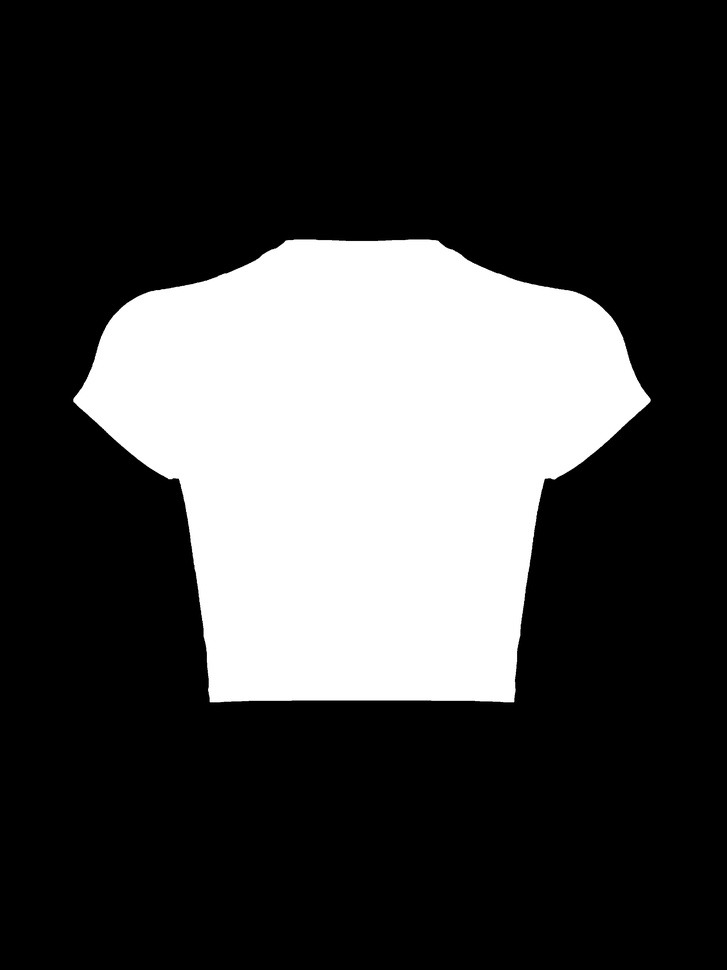
#> input picture VDR/inputset/test/cloth-mask/cloth.jpg, 727 x 970 px, shrunk from 2400 x 3200 before the run
$ python input.py
#> lines starting #> are read from the running program, lines starting #| are printed output that depends on the picture
import os
import shutil
import subprocess
import cv2
import numpy as np
import glob
from PIL import Image
import sys
import tensorflow.compat.v1 as tf
tf.disable_v2_behavior()
#> (this line was passed over: tensorflow is not available in this run)
#> the answer given: inputset/test/cloth-mask/cloth.jpg
#> the answer given: inputset/test/image-parse/cihp_parsing_maps/person_mask_cleaned.png


# === PATH SETUP ===
VITON_TEST_DIR = r"D:/computervision/virtual dressing room/VDR/inputset/test"
OPENPOSE_DIR = r"D:/computervision/virtual dressing room/VDR/openpose"
PGN_DIR = r"D:/computervision/virtual dressing room/VDR/CIHP_PGN"
PGN_CHECKPOINT = r"D:/computervision/virtual dressing room/VDR/checkpoints/CIHP_pgn"

sys.path.append(PGN_DIR)

# === STEPS ===
def make_dirs():
    for sub in ["cloth", "cloth-mask", "image", "image-parse", "openpose-img", "openpose-json"]:
        os.makedirs(os.path.join(VITON_TEST_DIR, sub), exist_ok=True)

def save_images(person_path, cloth_path):
#> called with person_path = 'inputset/test/cloth-mask/cloth.jpg'
    person_img = Image.open(person_path).convert("RGB")
    person_img.save(os.path.join(VITON_TEST_DIR, "image", "person.jpg"), "JPEG")

    cloth_img = Image.open(cloth_path).convert("RGB")
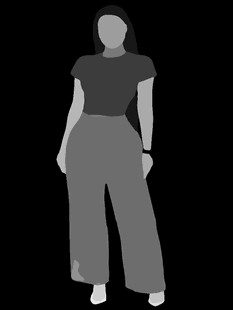
#> input picture VDR/inputset/test/image-parse/cihp_parsing_maps/person_mask_cleaned.png, 233 x 310 px, shrunk from 768 x 1024 before the run
    cloth_save_path = os.path.join(VITON_TEST_DIR, "cloth", "cloth.jpg")
    cloth_img.save(cloth_save_path, "JPEG")

    return "person.jpg", "cloth.jpg"


def generate_cloth_mask(cloth_path, save_path):
    print("🧥 Generating cloth mask...")
    cloth_img = cv2.imread(cloth_path)
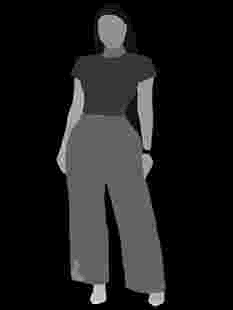
#> cloth_img: shape (310, 233, 3); min 0, max 23, mean 2.6; drawn with min black and max white
    gray = cv2.cvtColor(cv2.cvtColor(cloth_img, cv2.COLOR_BGR2RGB), cv2.COLOR_RGB2GRAY)
    _, mask = cv2.threshold(gray, 230, 255, cv2.THRESH_BINARY_INV)
#> mask: shape (310, 233); every value is 255
    kernel = np.ones((5, 5), np.uint8)
    mask = cv2.morphologyEx(mask, cv2.MORPH_OPEN, kernel)
    mask = cv2.morphologyEx(mask, cv2.MORPH_CLOSE, kernel)

    # Save as JPG
    cv2.imwrite(save_path.replace(".png", ".jpg"), mask)


def run_openpose():
    print("🧍 Running OpenPose...")
    openpose_bin = os.path.join(OPENPOSE_DIR, "bin", "OpenPoseDemo.exe")
    cmd = [
        openpose_bin,
        "--image_dir", os.path.join(VITON_TEST_DIR, "image"),
        "--write_json", os.path.join(VITON_TEST_DIR, "openpose-json"),
        "--write_images", os.path.join(VITON_TEST_DIR, "openpose-img"),
        "--model_pose", "COCO",
        "--model_folder", os.path.join(OPENPOSE_DIR, "models"),
        "--display", "0",
        "--render_pose", "1",
        "--disable_blending"
    ]
    subprocess.run(cmd, check=True)
#> (this line was passed over: subprocess is not available in this run)

    # Rename keypoints JSON
    for file in os.listdir(os.path.join(VITON_TEST_DIR, "openpose-json")):
        if file.endswith(".json") and "person" in file:
            os.rename(
                os.path.join(VITON_TEST_DIR, "openpose-json", file),
                os.path.join(VITON_TEST_DIR, "openpose-json", "person_keypoints.json")
            )
            break

def generate_real_parse():
    print("🧠 Running PGN parsing (inf_pgn.py)...")

    subprocess.run([
        "python",
        os.path.join(PGN_DIR, "inf_pgn.py"),
        "-i", os.path.join(VITON_TEST_DIR, "image"),
        "-o", os.path.join(VITON_TEST_DIR, "image-parse")
    ], check=True)
#> (this line was passed over: subprocess is not available in this run)

    # Find cleaned mask from cihp_parsing_maps
    cleaned_mask_path = os.path.join(VITON_TEST_DIR, "image-parse", "cihp_parsing_maps", "person_mask_cleaned.png")

    if not os.path.exists(cleaned_mask_path):
        # Try to find any *_mask_cleaned.png if exact name not found
        for file in os.listdir(os.path.join(VITON_TEST_DIR, "image-parse", "cihp_parsing_maps")):
            if file.endswith("_mask_cleaned.png"):
                cleaned_mask_path = os.path.join(VITON_TEST_DIR, "image-parse", "cihp_parsing_maps", file)
                break

    # Final destination
    final_parse_path = os.path.join(VITON_TEST_DIR, "image-parse", "person.png")

    if os.path.exists(cleaned_mask_path):
        # Convert PNG to JPG and save as person.jpg
        mask_img = Image.open(cleaned_mask_path)
#> mask_img is the input picture: PIL image 233x310 L; min 0, max 21, mean 2.6
        mask_img.save(final_parse_path, "JPEG")
        print(f"✅ Saved parsed mask as {final_parse_path}")
    else:
        raise FileNotFoundError("❌ Cleaned parsing mask not found.")


    # Rename parse result if double dots or wrong name
    for file in glob.glob(os.path.join(VITON_TEST_DIR, "image-parse", "*.png")):
        if "person" in file and "person.png" not in file:
            os.rename(file, os.path.join(VITON_TEST_DIR, "image-parse", "person.png"))


def write_test_pair(person_name, cloth_name):
    print("✏️ Writing test_pairs.txt...")
    pair_path = os.path.join(VITON_TEST_DIR, "..", "test_pairs.txt")
    with open(pair_path, "w") as f:
        f.write(f"{person_name} {cloth_name}\n")

def main(person_img, cloth_img):
    print("🔧 Starting preprocessing...")
    make_dirs()

    person_name, cloth_name = save_images(person_img, cloth_img)

    generate_cloth_mask(
    os.path.join(VITON_TEST_DIR, "cloth", cloth_name),
    os.path.join(VITON_TEST_DIR, "cloth-mask", "cloth.jpg")
    )


    run_openpose()
    generate_real_parse()
    write_test_pair(person_name, cloth_name)
    print("✅ Preprocessing complete! Ready for try-on stage.")

if __name__ == "__main__":
    person_img = input("👤 Enter the full path to the person image: ").strip()
    cloth_img = input("👕 Enter the full path to the cloth image: ").strip()
    main(person_img, cloth_img)
